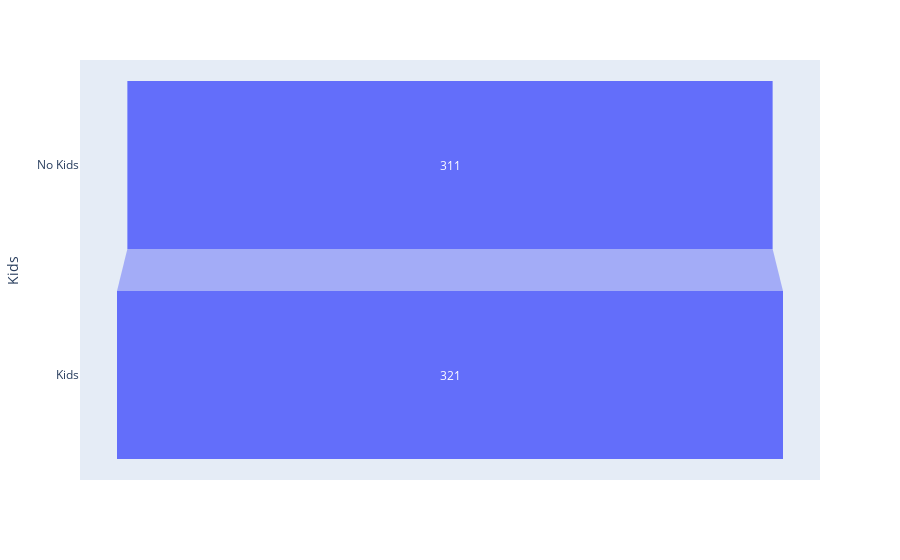

The cell this chart's notebook holds for it:
### Code cell
fig = px.funnel(K, x='users', y='Kids')
fig.show()

### Figure 1 — Plotly figure (JSON) as saved in the notebook; plotly's stock layout.template omitted (floating-point values rounded to 4 significant figures)
{"data": [{"hovertemplate": "users=%{x}<br>Kids=%{y}<extra></extra>", "legendgroup": "", "marker": {"color": "#636efa"}, "name": "", "orientation": "h", "showlegend": false, "type": "funnel", "x": [311, 321], "xaxis": "x", "y": ["No Kids", "Kids"], "yaxis": "y"}], "layout": {"legend": {"tracegroupgap": 0}, "margin": {"t": 60}, "xaxis": {"anchor": "y", "domain": [0, 1], "title": {"text": "users"}}, "yaxis": {"anchor": "x", "domain": [0, 1], "title": {"text": "Kids"}}}}
